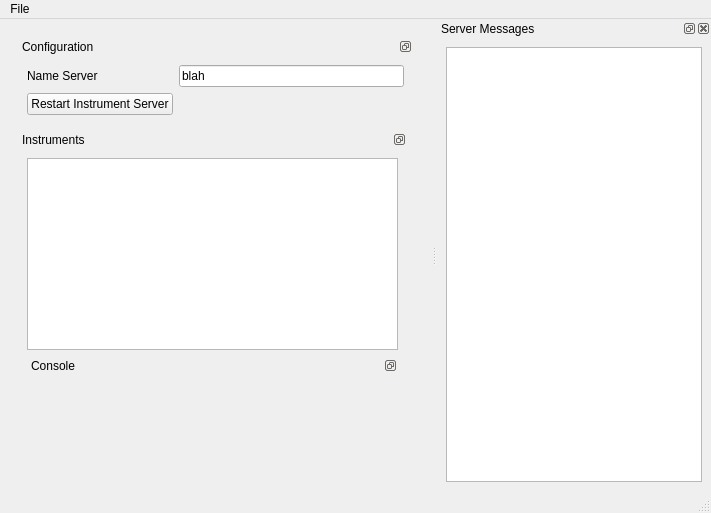
<?xml version="1.0" encoding="UTF-8"?>
<ui version="4.0">
 <class>MainWindow</class>
 <widget class="QMainWindow" name="MainWindow">
  <property name="geometry">
   <rect>
    <x>0</x>
    <y>0</y>
    <width>711</width>
    <height>513</height>
   </rect>
  </property>
  <property name="windowTitle">
   <string>MainWindow</string>
  </property>
  <widget class="QWidget" name="centralwidget">
   <layout class="QGridLayout" name="gridLayout">
    <item row="0" column="0">
     <widget class="QWidget" name="widget" native="true">
      <layout class="QGridLayout" name="gridLayout_2">
       <item row="0" column="0" rowspan="2" colspan="2">
        <widget class="QDockWidget" name="dockWidget_5">
         <property name="sizePolicy">
          <sizepolicy hsizetype="Expanding" vsizetype="Preferred">
           <horstretch>0</horstretch>
           <verstretch>0</verstretch>
          </sizepolicy>
         </property>
         <property name="features">
          <set>QDockWidget::DockWidgetFloatable|QDockWidget::DockWidgetMovable</set>
         </property>
         <property name="windowTitle">
          <string>Configuration</string>
         </property>
         <widget class="QWidget" name="dockWidgetContents_5">
          <layout class="QFormLayout" name="formLayout">
           <item row="1" column="0">
            <widget class="QPushButton" name="pushButton_2">
             <property name="text">
              <string>Restart Instrument Server</string>
             </property>
            </widget>
           </item>
           <item row="0" column="0">
            <widget class="QLabel" name="label">
             <property name="text">
              <string>Name Server</string>
             </property>
            </widget>
           </item>
           <item row="0" column="1">
            <widget class="QLineEdit" name="param_nameserver">
             <property name="text">
              <string>blah</string>
             </property>
            </widget>
           </item>
          </layout>
         </widget>
        </widget>
       </item>
       <item row="2" column="0">
        <widget class="QDockWidget" name="dockWidget_6">
         <property name="sizePolicy">
          <sizepolicy hsizetype="MinimumExpanding" vsizetype="Preferred">
           <horstretch>0</horstretch>
           <verstretch>0</verstretch>
          </sizepolicy>
         </property>
         <property name="features">
          <set>QDockWidget::DockWidgetFloatable|QDockWidget::DockWidgetMovable</set>
         </property>
         <property name="windowTitle">
          <string>Instruments</string>
         </property>
         <widget class="QWidget" name="dockWidgetContents_6">
          <layout class="QVBoxLayout" name="verticalLayout_4">
           <item>
            <widget class="QTableView" name="tableView"/>
           </item>
           <item>
            <widget class="QDockWidget" name="shell_dockWidget">
             <property name="sizePolicy">
              <sizepolicy hsizetype="Expanding" vsizetype="Preferred">
               <horstretch>0</horstretch>
               <verstretch>0</verstretch>
              </sizepolicy>
             </property>
             <property name="features">
              <set>QDockWidget::DockWidgetFloatable|QDockWidget::DockWidgetMovable</set>
             </property>
             <property name="windowTitle">
              <string>Console</string>
             </property>
             <widget class="QWidget" name="dockWidgetContents_7"/>
            </widget>
           </item>
          </layout>
         </widget>
        </widget>
       </item>
      </layout>
     </widget>
    </item>
   </layout>
  </widget>
  <widget class="QMenuBar" name="menubar">
   <property name="geometry">
    <rect>
     <x>0</x>
     <y>0</y>
     <width>711</width>
     <height>21</height>
    </rect>
   </property>
   <widget class="QMenu" name="menuFile">
    <property name="title">
     <string>File</string>
    </property>
    <addaction name="actionOpen_Instruments_Config"/>
    <addaction name="actionSave_Instruments_Config"/>
   </widget>
   <addaction name="menuFile"/>
  </widget>
  <widget class="QStatusBar" name="statusbar"/>
  <widget class="QDockWidget" name="dockWidget_8">
   <property name="windowTitle">
    <string>Server Messages</string>
   </property>
   <attribute name="dockWidgetArea">
    <number>2</number>
   </attribute>
   <widget class="QWidget" name="dockWidgetContents_8">
    <layout class="QGridLayout" name="gridLayout_3">
     <item row="0" column="0">
      <widget class="QTextBrowser" name="message_box"/>
     </item>
    </layout>
   </widget>
  </widget>
  <action name="actionOpen_Instruments_Config">
   <property name="text">
    <string>Open Instruments Config</string>
   </property>
  </action>
  <action name="actionSave_Instruments_Config">
   <property name="text">
    <string>Save Instruments Config</string>
   </property>
  </action>
 </widget>
 <resources/>
 <connections/>
</ui>
